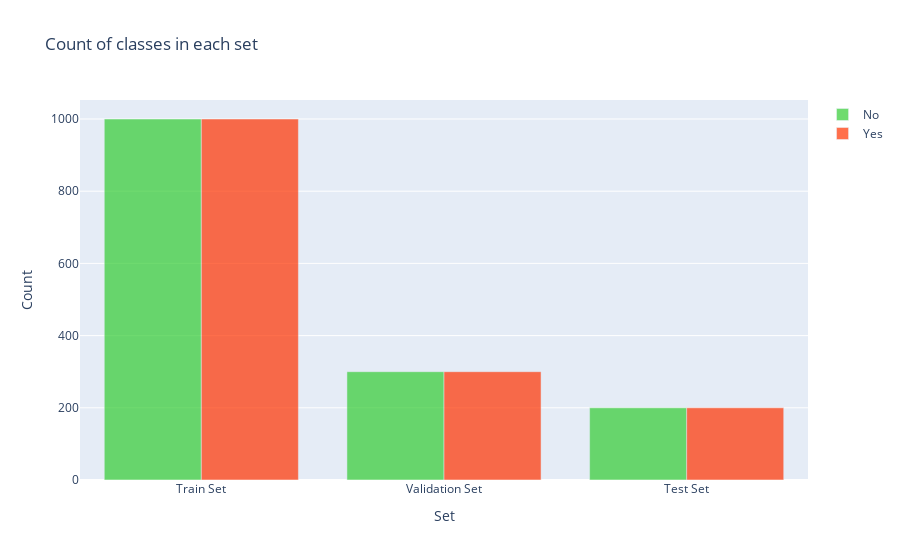

Source (notebook cell):
### Code cell
y = dict()
y[0] = []
y[1] = []
for set_name in (y_train, y_val, y_test):
    y[0].append(np.sum(set_name == 0))
    y[1].append(np.sum(set_name == 1))

trace0 = go.Bar(
    x=['Train Set', 'Validation Set', 'Test Set'],
    y=y[0],
    name='No',
    marker=dict(color='#33cc33'),
    opacity=0.7
)
trace1 = go.Bar(
    x=['Train Set', 'Validation Set', 'Test Set'],
    y=y[1],
    name='Yes',
    marker=dict(color='#ff3300'),
    opacity=0.7
)
data = [trace0, trace1]
layout = go.Layout(
    title='Count of classes in each set',
    xaxis={'title': 'Set'},
    yaxis={'title': 'Count'}
)
fig = go.Figure(data, layout)
iplot(fig)

### Figure 1 — Plotly figure (JSON) as saved in the notebook; plotly's stock layout.template omitted (floating-point values rounded to 4 significant figures)
{"data": [{"marker": {"color": "#33cc33"}, "name": "No", "opacity": 0.7, "type": "bar", "x": ["Train Set", "Validation Set", "Test Set"], "y": [1000, 300, 200]}, {"marker": {"color": "#ff3300"}, "name": "Yes", "opacity": 0.7, "type": "bar", "x": ["Train Set", "Validation Set", "Test Set"], "y": [1000, 300, 200]}], "layout": {"title": {"text": "Count of classes in each set"}, "xaxis": {"title": {"text": "Set"}}, "yaxis": {"title": {"text": "Count"}}}}
